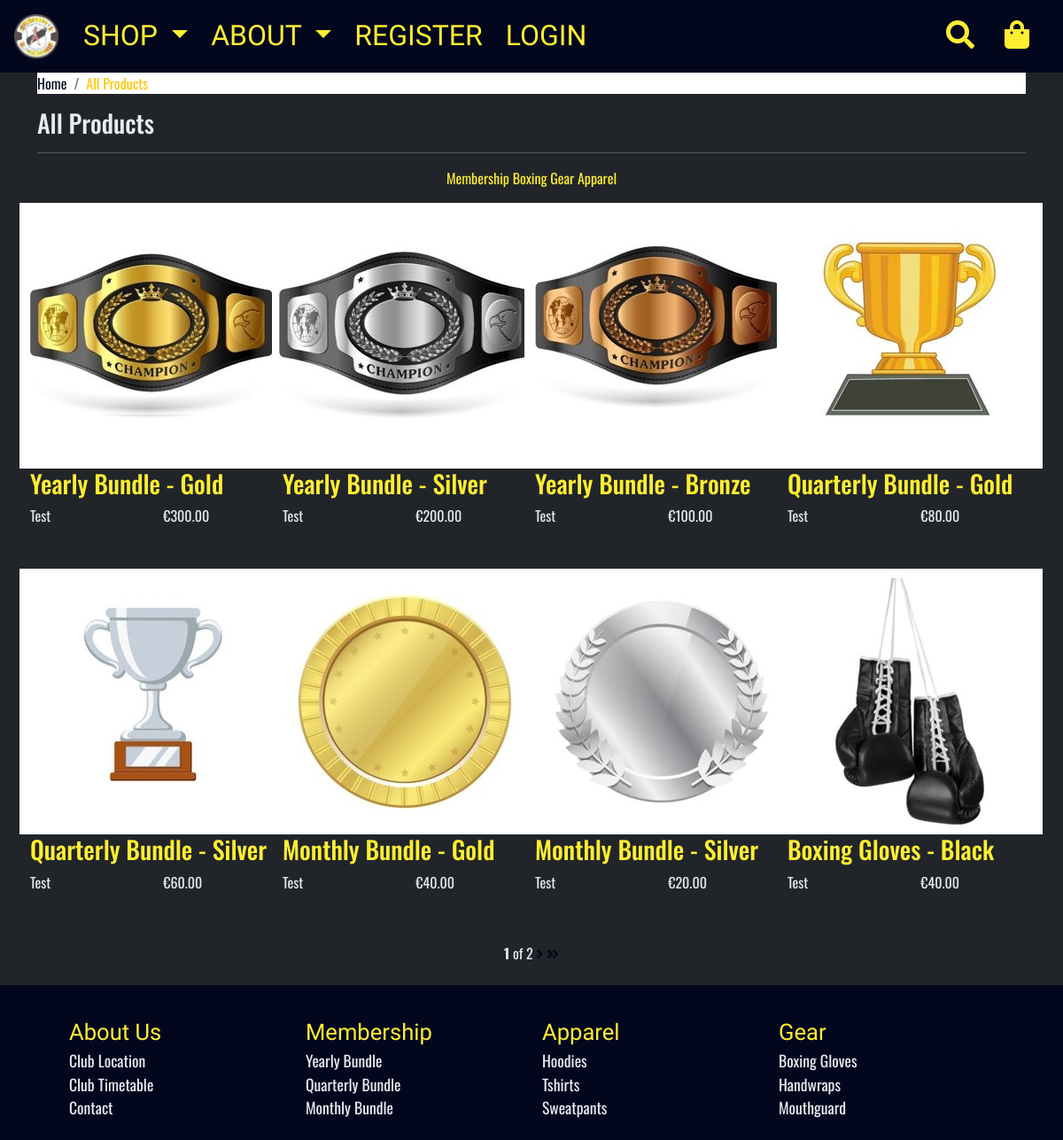
The app's page /shop/ with its own data.
### products/models.py (models this page shows, shortened)
class Product(models.Model):
    category = models.ForeignKey(Category,
                                 blank=True,
                                 null=True,
                                 related_name='products',
                                 on_delete=models.SET_NULL)
    subcategory = models.ForeignKey(Subcategory,
                                    blank=True,
                                    null=True,
                                    related_name='subcategory',
                                    on_delete=models.SET_NULL)
    product_select = models.ManyToManyField(ProductOption,
                                            through='ProductSelect',
                                            related_name='product_options',
                                            blank=True)
    title = models.CharField(max_length=255)
    ordering = models.IntegerField(default=0)
    slug = models.SlugField(max_length=255)
    description = models.TextField(blank=True, null=True)
    price = models.DecimalField(max_digits=7, decimal_places=2)
    date_added = models.DateTimeField(auto_now_add=True)
    image = models.ImageField(upload_to="products/", blank=True, null=True)
    thumbnail = models.ImageField(
        upload_to="products/thumbnails/", blank=True, null=True
    )
    class Meta:
        ordering = ("ordering", "title")

### store/views.py (the view)
# urls.py: path('shop/', shop, name='shop')
def shop(request):
    products = Product.objects.all()
    paginator = Paginator(products, 8)  # Show 12 products per page.
    page_number = request.GET.get('page')
    page_obj = paginator.get_page(page_number)
    context = {
        'products': page_obj
        }
    return render(request, 'store/shop.html', context)

### store/templates/store/shop.html (shortened to what this page needs)
{% extends 'base.html' %}
{% block content %}
<div class="container">
    {% block breadcrumb_content %}
        <ol class="breadcrumb bg-white">
            <li class="breadcrumb-item"><a href="{% url 'store-home' %}" class="">Home</a></li>
            <li class="breadcrumb-item active text-secondary" aria-current="page">All Products</li>
        </ol>
    {% endblock %}
    <div class="row">
        <div class="col-12">
            <h3>All Products</h3>
            <hr class="">
        </div>
        <div class="col-12 text-center">
            <a class="btn-outline-primary" href="#" >Membership</a>
            <a class="btn-outline-primary" href="#" >Boxing Gear</a>
            <a class="btn-outline-primary" href="#">Apparel</a>
        </div>
    </div>
    <div class="row">
        {% for product in products %}
            <div class="col-12 col-md-6 col-lg-4 col-xl-3 p-3 px-md-1">
                <div class="row">
                    <div class="col-12 p-0">
                        {% if product.thumbnail.url %}
                            <a class="product-img" href="{% url 'product_detail' product.id %}">
                                <img src="{{ product.thumbnail.url }}" alt="{{ product.title }}">
                            </a>
                        {% else %}
                            <a class="product-img" href="{% url 'product_detail' product.id %}">
                                <img src="#" alt="{{ product.title }}">
                            </a>
                        {% endif %}
                    </div>
                    <div class="col-12">
                        <a href="{% url 'product_detail' product.id %}">
                            <h3 class="text-primary">{{ product.title }}</h3>
                        </a>
                    </div>
                    <div class="col-6 text-left font-weight-bolder">
                        Test
                    </div>
                    <div class="col-6">
                        <p>€{{ product.price }}</p>
                    </div>
                </div>
            </div>
        {% endfor %}
        <div class="col-12">
            <div class="container p-4">
                <div class="pagination justify-content-center">
                    <span class="text-center">
                        {% if products %}
                            <span class="">
                                <strong>{{ products.number }}</strong> of {{ products.paginator.num_pages }}
                            </span>
                        {% endif %}
                        {% if products.has_next %}
                            <a href="?page={{ products.next_page_number }}" title="Next">
                                <i class="fas fa-angle-right"></i>
                            </a>
                            <a href="?page={{ products.paginator.num_pages }}" title="Last">
                                <i class="fas fa-angle-double-right"></i>
                            </a>
                        {% endif %}
                    </span>
                </div>
            </div>
        </div>
    </div>
</div>
{% endblock content %}

### records on screen
Product: thumbnail (picture), title "Yearly Bundle - Gold", price "300.00"
Product: thumbnail (picture), title "Yearly Bundle - Silver", price "200.00"
Product: thumbnail (picture), title "Yearly Bundle - Bronze", price "100.00"
Product: thumbnail (picture), title "Quarterly Bundle - Gold", price "80.00"
Product: thumbnail (picture), title "Quarterly Bundle - Silver", price "60.00"
Product: thumbnail (picture), title "Monthly Bundle - Gold", price "40.00"
Product: thumbnail (picture), title "Monthly Bundle - Silver", price "20.00"
Product: thumbnail (picture), title "Boxing Gloves - Black", price "40.00"

### other values on screen
{{ products.number }} "1"
{{ products.paginator.num_pages }} "2"
